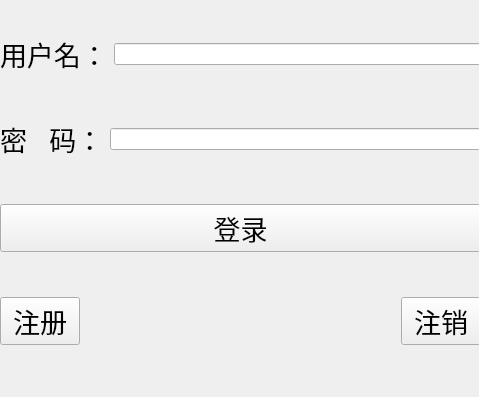
<?xml version="1.0" encoding="UTF-8"?>
<ui version="4.0">
 <class>TcpClient</class>
 <widget class="QWidget" name="TcpClient">
  <property name="geometry">
   <rect>
    <x>0</x>
    <y>0</y>
    <width>479</width>
    <height>397</height>
   </rect>
  </property>
  <property name="windowTitle">
   <string>TcpClient</string>
  </property>
  <widget class="QWidget" name="">
   <property name="geometry">
    <rect>
     <x>0</x>
     <y>-5</y>
     <width>481</width>
     <height>391</height>
    </rect>
   </property>
   <layout class="QVBoxLayout" name="verticalLayout">
    <item>
     <layout class="QHBoxLayout" name="horizontalLayout">
      <item>
       <widget class="QLabel" name="name_lab">
        <property name="font">
         <font>
          <pointsize>20</pointsize>
         </font>
        </property>
        <property name="text">
         <string>用户名：</string>
        </property>
       </widget>
      </item>
      <item>
       <widget class="QLineEdit" name="name_le"/>
      </item>
     </layout>
    </item>
    <item>
     <layout class="QHBoxLayout" name="horizontalLayout_2">
      <item>
       <widget class="QLabel" name="pwd_lab">
        <property name="font">
         <font>
          <pointsize>20</pointsize>
         </font>
        </property>
        <property name="text">
         <string>密   码：</string>
        </property>
       </widget>
      </item>
      <item>
       <widget class="QLineEdit" name="pwd_le">
        <property name="echoMode">
         <enum>QLineEdit::EchoMode::Password</enum>
        </property>
       </widget>
      </item>
     </layout>
    </item>
    <item>
     <widget class="QPushButton" name="login_pb">
      <property name="font">
       <font>
        <pointsize>20</pointsize>
       </font>
      </property>
      <property name="text">
       <string>登录</string>
      </property>
     </widget>
    </item>
    <item>
     <layout class="QHBoxLayout" name="horizontalLayout_3">
      <item>
       <widget class="QPushButton" name="regist_pb">
        <property name="font">
         <font>
          <pointsize>20</pointsize>
         </font>
        </property>
        <property name="text">
         <string>注册</string>
        </property>
       </widget>
      </item>
      <item>
       <spacer name="horizontalSpacer">
        <property name="orientation">
         <enum>Qt::Orientation::Horizontal</enum>
        </property>
        <property name="sizeHint" stdset="0">
         <size>
          <width>40</width>
          <height>20</height>
         </size>
        </property>
       </spacer>
      </item>
      <item>
       <widget class="QPushButton" name="cancel_pb">
        <property name="font">
         <font>
          <pointsize>20</pointsize>
         </font>
        </property>
        <property name="text">
         <string>注销</string>
        </property>
       </widget>
      </item>
     </layout>
    </item>
   </layout>
  </widget>
 </widget>
 <resources/>
 <connections/>
</ui>
